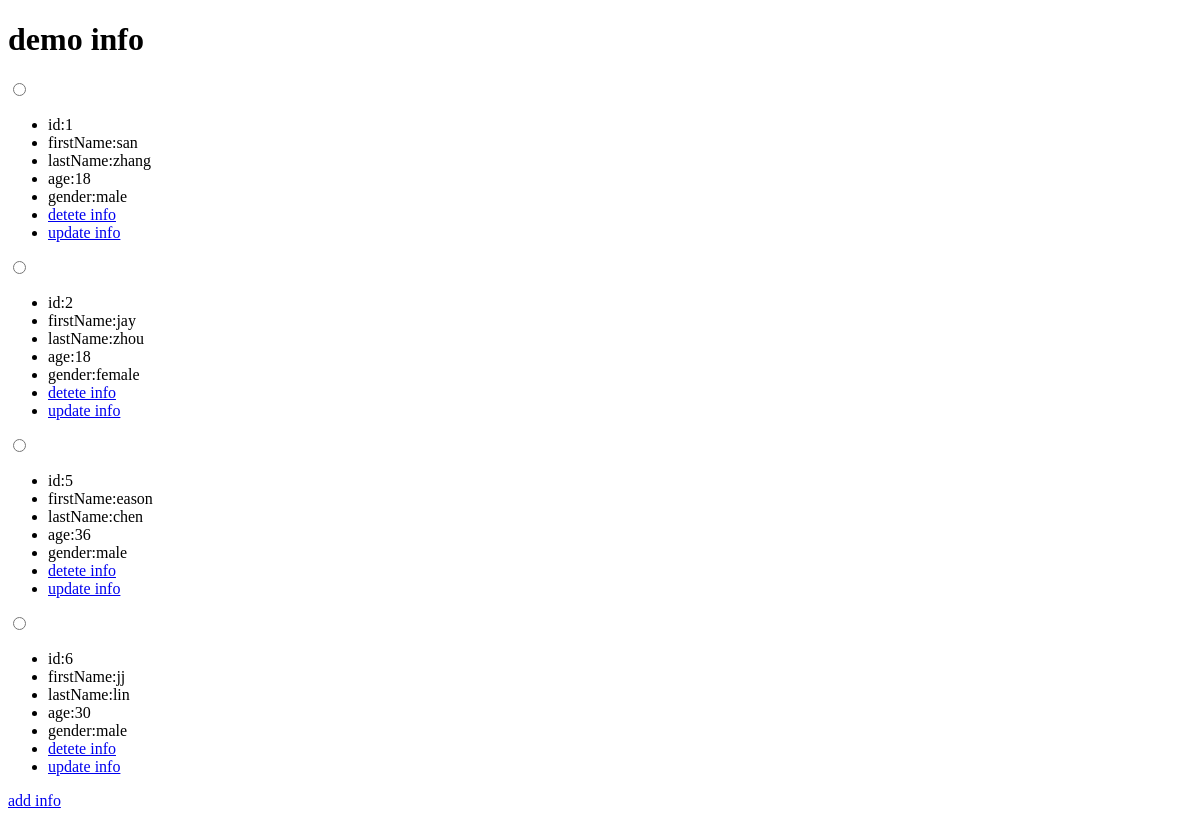
/demo/, run on an earlier commit of the app's database.
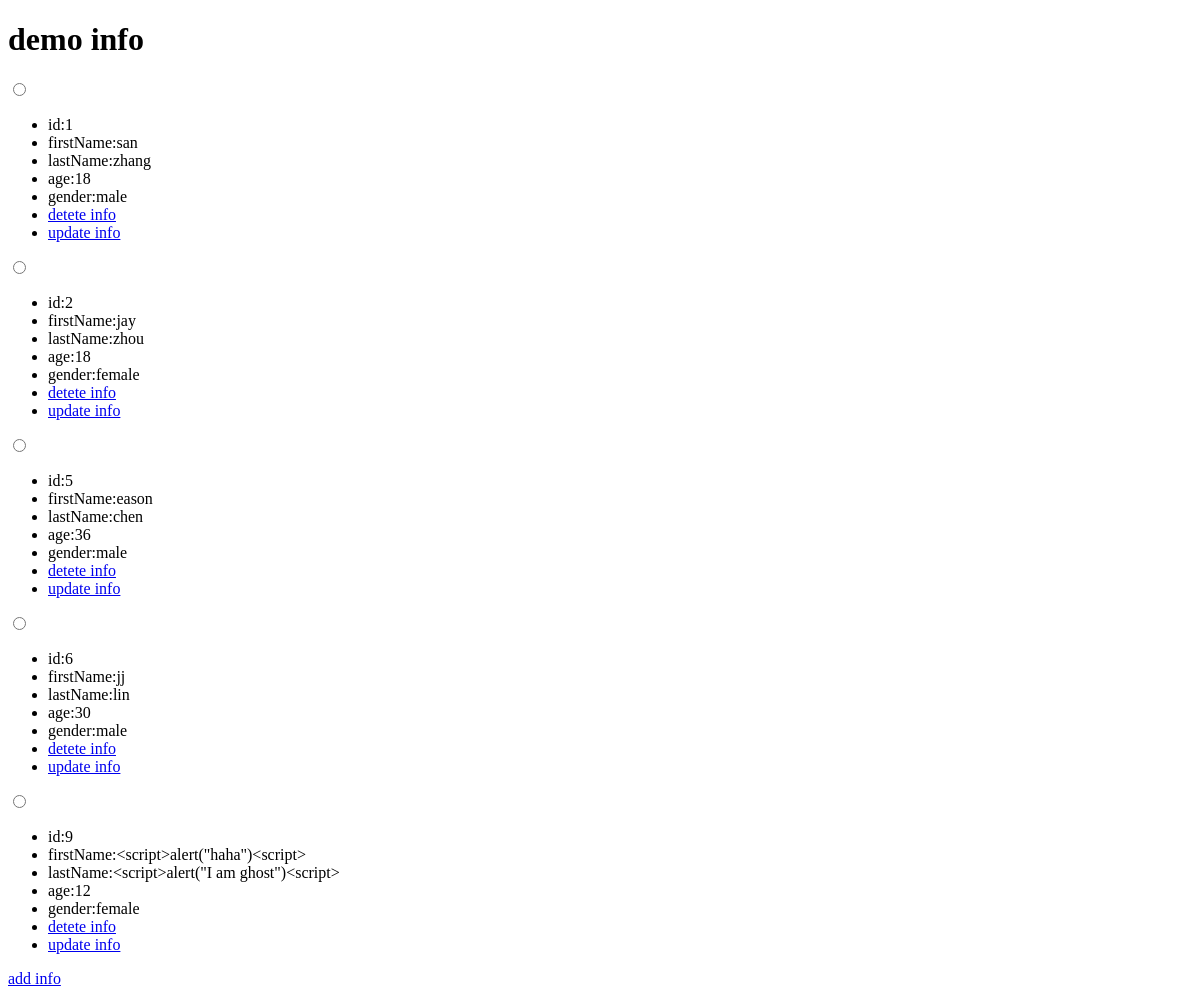
And on a later commit of the database.
### demo/models.py (models this page shows)
class DemoModel(models.Model):
    id=AutoField(primary_key=True)
    first_name=CharField(max_length=100)
    last_name=CharField(max_length=100)
    age=IntegerField(default=0)
    gender=CharField(default="male",null=False, max_length=20)
    create_time = DateTimeField(auto_now_add=True)
    create_user = CharField(max_length=100)
    update_time = DateTimeField(auto_now=True)
    update_user = CharField(max_length=100)
    is_deleted = IntegerField(default=0)

### demo/views.py (the view)
# urls.py: path("",views.index, name="demo"),
def index(request):
    demos = DemoModel.objects.filter(is_deleted=0).values()
    return render(request, "demo/demo.html", {"demos": demos})

### demo/templates/demo/demo.html (shortened to what this page needs)
<!DOCTYPE html>
<html lang="en">
<head>
</head>
<body>
   {% include "demo/info.html" %}
</body>
</html>

### demo/templates/demo/info.html
 <h1>demo info</h1>
{% for x in demos %}
    <input type="radio" name="info">
    <ul id="info{{ x.id }}">
        <li>id:{{ x.id }}</li>
        <li>firstName:{{ x.first_name }}</li>
        <li>lastName:{{ x.last_name }}</li>
        <li>age:{{ x.age }}</li>
        <li>gender:{{ x.gender }}</li>
        <li><a href="{% url "demo:deteteinfo" x.id %}">detete info</a></li>
        <li><a href="{% url "demo:updateinfo" x.id %}">update info</a></li>
    </ul>
{% endfor %}
<a href="{% url "demo:addinfo" %}">add info</a>

What changed in the data, as far as the page shows it:
added DemoModel: id "9", first_name "<script>alert(\"haha\")<script>", last_name "<script>alert(\"I am ghost\")<script>", age "12", gender "female"
